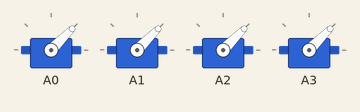
Recording of a sketch running on a simulated Arduino Uno, built with avr-gcc and run on an emulated ATmega328P. Shown: 4 × servo. Random numbers use the default seed unless the sketch sets one.

Above: at 0.1 s.
At 1.1 s:
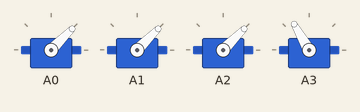
At 121.7 s:
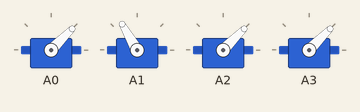
Timing chart, 0 to 123.2 s (numbered marks = the images above):
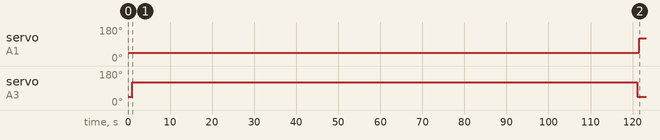

The sketch:

teste01.ino
```cpp
// falta

//       DEFINIR PINOUT (A0, A1, A2....)


//       CALIBRAR VERTICAIS (angulos)


//       testar!


#include <Servo.h>

Servo srv[4];

int aberto[] = {
  45, //A
  45, //
  45, //
  45  //
};

int fechado[] = {
  120, //
  120, //
  120, //
  120  //
};

int nextGate;
int currGate;

boolean bootar = true;

void setup()
{
  srv[0].attach(A0);
  srv[1].attach(A1);
  srv[2].attach(A2);
  srv[3].attach(A3);
}


void loop(){
  boot();

  while(nextGate == currGate){
    nextGate = int(random(0,4));// arredonda para...?
  }

  currGate = nextGate;

  abreTodos();

  fecha(currGate);

  delay(random(1,3)*1000*60);
}


void abreTodos(){
  for(int i=0;i<4;i++){
    srv[i].write(aberto[i]);
  }
  delay(500);
}


void fecha(int i){
    srv[i].write(fechado[i]);
    delay(100);
}

void boot(){
  if(bootar){
  //abre todos os canais
  abreTodos();
  bootar = false;
  }
}
```

Measured:
- by itself, servo on A1: 45° → 120° at 122 s
- by itself, servo on A3: 45° → 120° at 1.0 s, → 45° 120 s later
